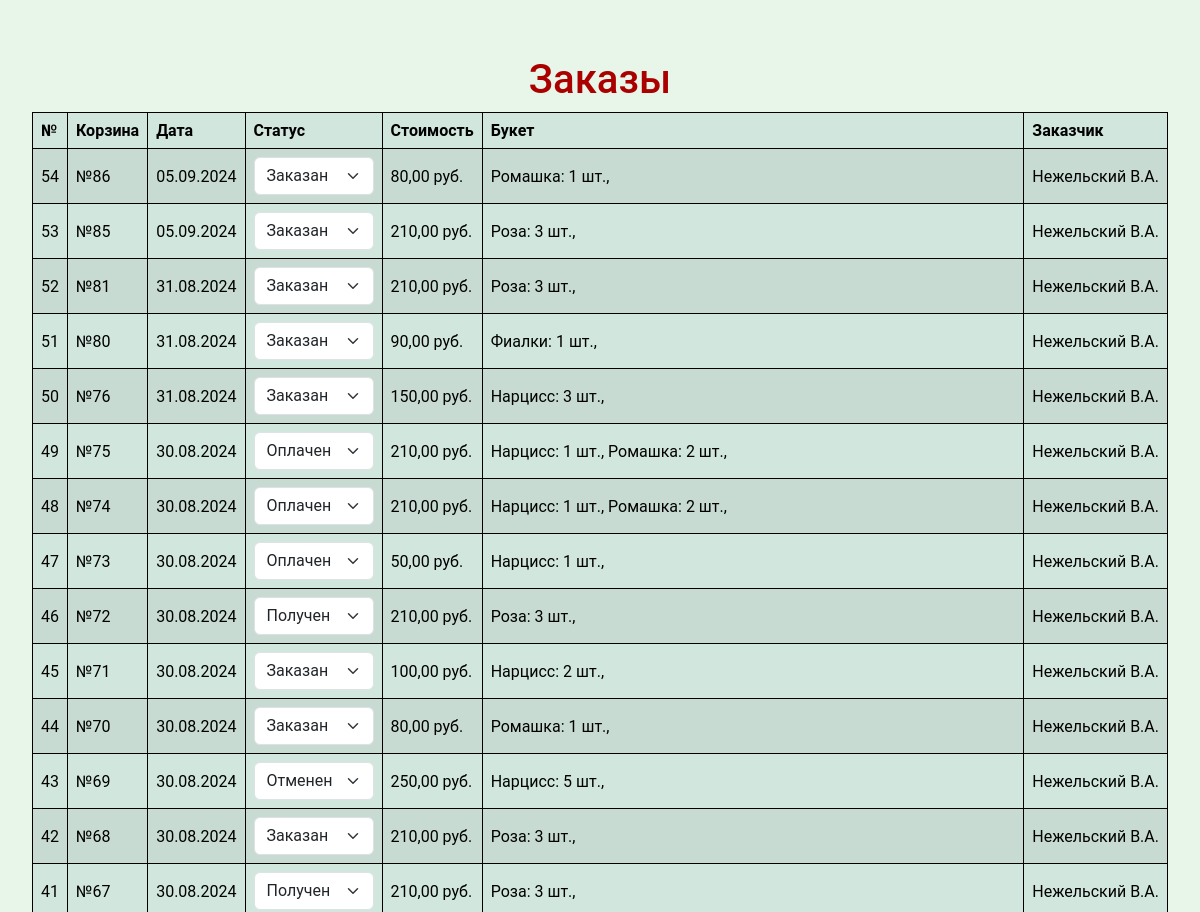
Page /website/home_admin/ (upper part) on the earlier database version.
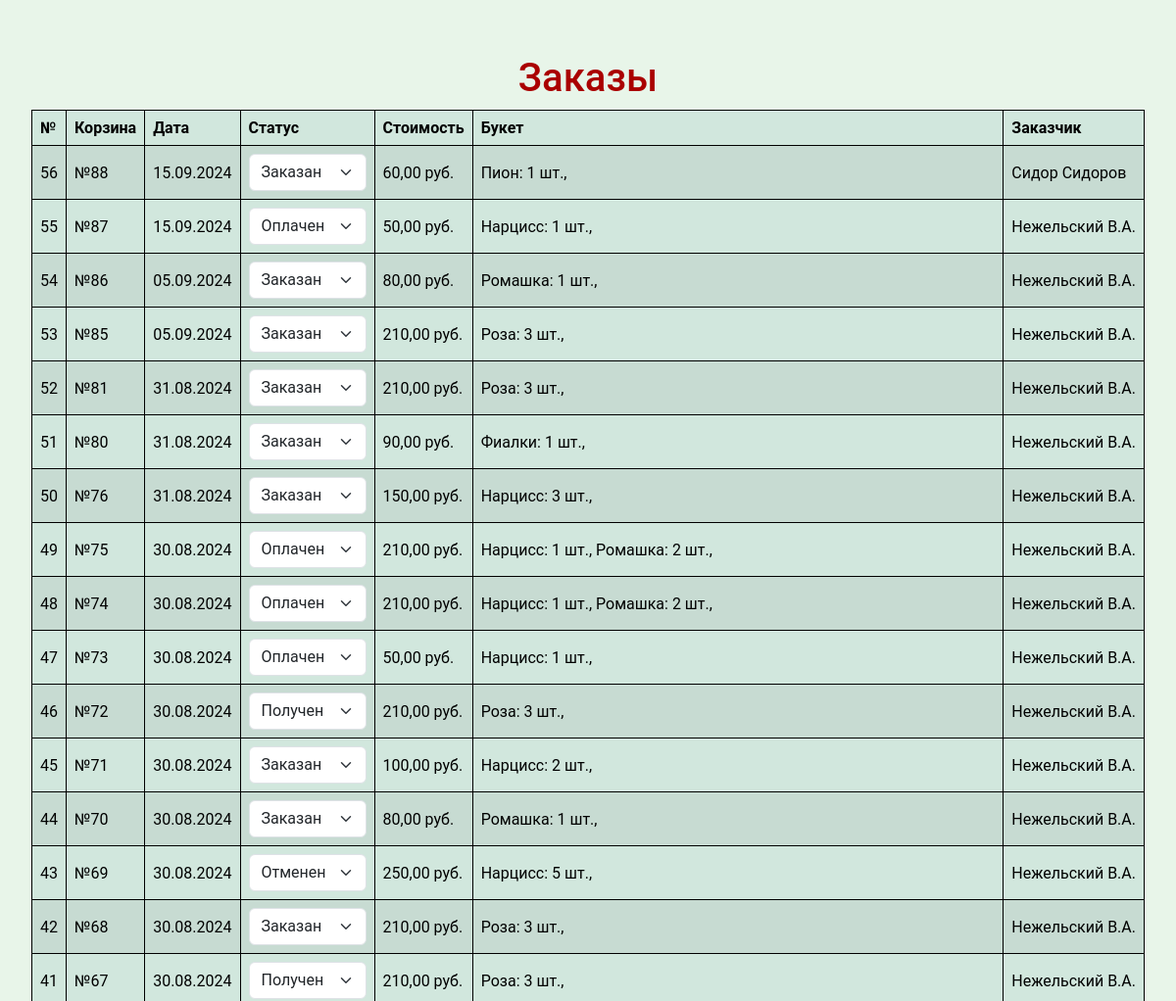
Same page on the later database version.
### website/models.py (models this page shows, shortened)
class OrderHistory(models.Model):
    STATUS_CHOICES = [
        ('ORDERED', 'Заказан'),
        ('RECEIVED', 'Получен'),
        ('CANCELED', 'Отменен'),
        ('PAID', 'Оплачен'),
    ]
    USER_CHOICES = [
        ('ORDERED', 'Заказан'),
        ('RECEIVED', 'Получен'),
        ('CANCELED', 'Отменен'),
    ]
    cart = models.OneToOneField(Cart, verbose_name='Корзина', on_delete=models.CASCADE)
    order_date = models.DateTimeField(verbose_name='Дата заказа', auto_now_add=True)
    cart_price = models.DecimalField(verbose_name='Стоит ₽', max_digits=10, decimal_places=2)
    status = models.CharField(verbose_name='Статус', max_length=10, choices=STATUS_CHOICES, default='ORDERED')
    class Meta:
        verbose_name = 'заказ'
        verbose_name_plural = 'Заказы'

class Cart(models.Model):
    customer = models.ForeignKey(Customer, verbose_name='Заказчик', on_delete=models.CASCADE)
    delivery_address = models.TextField(verbose_name='Адрес')
    comment = models.TextField(verbose_name='Комментарии', blank=True, null=True)
    total_price = models.DecimalField(verbose_name='Стоимость', max_digits=10, decimal_places=2)
    created_at = models.DateTimeField(verbose_name='Дата', auto_now_add=True)
    def __str__(self):
        return f"№{self.id}"
    def get_items_display(self):
        return ', '.join([f"{item.product.name}: {item.quantity} шт." for item in self.items.all()])
    get_items_display.short_description = 'В корзине'
    class Meta:
        verbose_name = 'корзинн'
        verbose_name_plural = 'Корзины заказов'

class CartItem(models.Model):
    cart = models.ForeignKey(Cart, verbose_name='Корзина',  related_name='items', on_delete=models.CASCADE)
    product = models.ForeignKey(Product, verbose_name='Цветок в корзине',  on_delete=models.CASCADE)
    quantity = models.PositiveIntegerField(verbose_name='Количество')
    class Meta:
        verbose_name = 'цветок в корзине'
        verbose_name_plural = 'Цветы в корзинах'

class Product(models.Model):
    name = models.CharField(verbose_name='Цветок', max_length=200)
    price = models.DecimalField(verbose_name='Цена', max_digits=10, decimal_places=2)
    image = models.ImageField(verbose_name='Изображение', upload_to='static/website/img/')
    class Meta:
        verbose_name = 'цветок'
        verbose_name_plural = 'Цветы'

class Customer(models.Model):
    name = models.CharField(verbose_name='Имя', max_length=100)
    email = models.EmailField(verbose_name='Электронная почта', unique=True)
    phone = models.CharField(verbose_name='Телефон', max_length=20, blank=True, null=True)
    delivery_address = models.TextField(verbose_name='Адрес' )
    class Meta:
        verbose_name = 'заказчик'
        verbose_name_plural = 'Заказчики'

### website/views.py (the view)
# urls.py: path('home_admin/', views.home_admin, name='home_admin'),  # Страница администратора
def home_admin(request):
    carts = Cart.objects.all()
    orders = OrderHistory.objects.filter(cart__in=carts).order_by('-order_date')
    if request.method == 'POST':
        update_order_status(request)
    context = {
        'orders': orders,
        'user': 'admin',
        'is_open': True,
    }
    return render(request, 'website/order_history.html', context)

### website/templates/website/order_history.html (shortened to what this page needs)
{% extends 'website/home.html' %}
{% load static %}
{% block content %}
<div>
    <form method="post" class="mt-4">
        {% if user == "admin" %}
            <h1 style="text-align: center; color: #a00;">Заказы</h1>
        {% else %}
            <h3 style="text-align: center; color: #a00;">{{ user }}, ваша история заказов:</h3>
        {% endif %}
        <table class="table table-success table-striped" >
            <thead>
                <tr>
                    <th>№</th>
                    <th>Корзина</th>
                    <th>Дата</th>
                    <th>Статус</th>
                    <th>Стоимость</th>
                    <th>Букет</th>
                    {% if is_open and user != "admin" %}
                        <th>Действие</th>
                    {% else %}
                        <th>Заказчик</th>
                    {% endif %}
                </tr>
            </thead>
            <tbody>
            {% for order in orders %}
            <tr>
                <td class="align-middle">{{ order.id }}</td>
                <td class="align-middle">{{ order.cart }}</td>
                <td class="align-middle">{{ order.order_date|date:"d.m.Y" }}</td>
                <td class="align-middle">
                    {% if user != "admin" and order.status == 'PAID' or not is_open %}
                        {{ order.get_status_display }}
                    {% else %}
                        <select class="form-select status-select" name="status" data-order-id="{{ order.id }}" style="width: 120px;">
                            <option value="{{ order.status }}" selected>{{ order.get_status_display }}</option>
                        </select>
                    {% endif %}
                </td>
                <td class="align-middle">{{ order.cart_price }} руб.</td>
                <td class="align-middle">
                    {% for item in order.cart.items.all %}
                        {{ item.product.name }}: {{ item.quantity }} шт.,
                    {% endfor %}
                </td>
                {% if user == "admin" %}
                    <td class="align-middle" style="white-space:nowrap">{{ order.cart.customer.name  }}</td>
                {% endif %}
            </tr>
            {% endfor %}
            </tbody>
        </table>
    </form>
</div>
{% endblock %}

### website/templates/website/home.html (shortened to what this page needs)
{% load static %}
<html lang="ru">
<head>
    <link href="https://cdn.jsdelivr.net/npm/bootstrap@5.3.3/dist/css/bootstrap.min.css"
          rel="stylesheet"
>
    <link rel="stylesheet" href="{% static 'website/css/styles.css' %}">
</head>
<body>
    <main>
{% block content %}{% endblock %}
    </main>
</body>
</html>

### website/static/website/css/styles.css (style rules this page uses)
:root { --light-green: #e8f5e9; --medium-green: #81c784; --dark-green: #2e7d32; --accent-green: #4caf50; }
body { font-family: 'Roboto', sans-serif; margin: 0; padding: 0; background-color: var(--light-green); color: #333; display: flex; flex-direction: column; min-height: 100vh; }
.table th, td { border: 1px solid #000; }
main { max-width: 1200px; margin: 0 auto; padding: 2rem; flex: 1; padding: 20px; }
main { max-width: 1200px; margin: 0 auto; padding: 2rem; }
form { display: flex; flex-direction: column; justify-content: space-between; }

Differences in the rows shown:
added OrderHistory: id "56", cart "№88", order_date "15.09.2024", status "Заказан", cart_price "60,00", cart.customer.name "Сидор Сидоров"
added CartItem: product.name "Пион", quantity "1", shown under "56"
added OrderHistory: id "55", cart "№87", order_date "15.09.2024", status "Оплачен", cart_price "50,00", cart.customer.name "Нежельский В.А."
added CartItem: product.name "Нарцисс", quantity "1", shown under "55"
